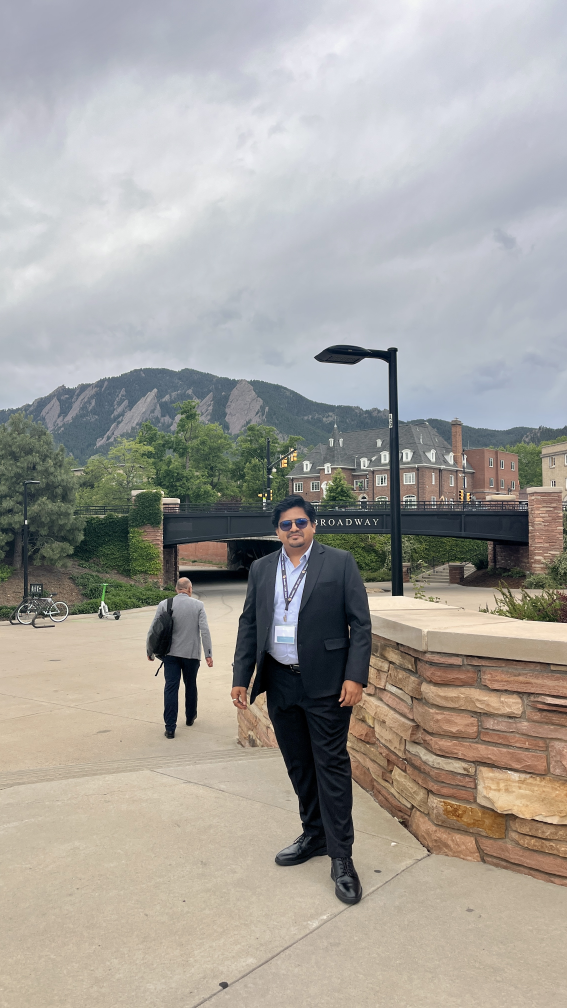
#> input picture img/people/profile.jpg, 2268 x 4032 px (shown at 1/4 size); the run also reads 1 picture not shown here
$ python optimize_site_assets.py
#> lines starting #> are read from the running program, lines starting #| are printed output that depends on the picture; pictures that were not available may be replaced by others from this repository, and a replacement may not be noted
from pathlib import Path

from PIL import Image, ImageOps


ROOT = Path(__file__).resolve().parents[1]
OUT = ROOT / "img" / "web"


def save_fit(source, name, size, centering=(0.5, 0.5), quality=80):
    image = Image.open(ROOT / source).convert("RGB")
    image = ImageOps.fit(image, size, method=Image.Resampling.LANCZOS, centering=centering)
    image.save(OUT / name, "WEBP", quality=quality, method=6)


def save_contained(source, name, max_size, quality=80):
    image = Image.open(ROOT / source).convert("RGB")
    image.thumbnail(max_size, Image.Resampling.LANCZOS)
    image.save(OUT / name, "WEBP", quality=quality, method=6)


def main():
    OUT.mkdir(parents=True, exist_ok=True)
    save_fit("img/people/profile.jpg", "divyesh-profile.webp", (720, 720), centering=(0.53, 0.66), quality=82)
#> in save_fit, image is the input picture: PIL image 2268x4032 RGB; mean R, G, B 164.4, 161.2, 155.9
#> in save_fit, `image = ImageOps.fit(image, size, method=Image.Resampling.LANCZOS, cen..`:
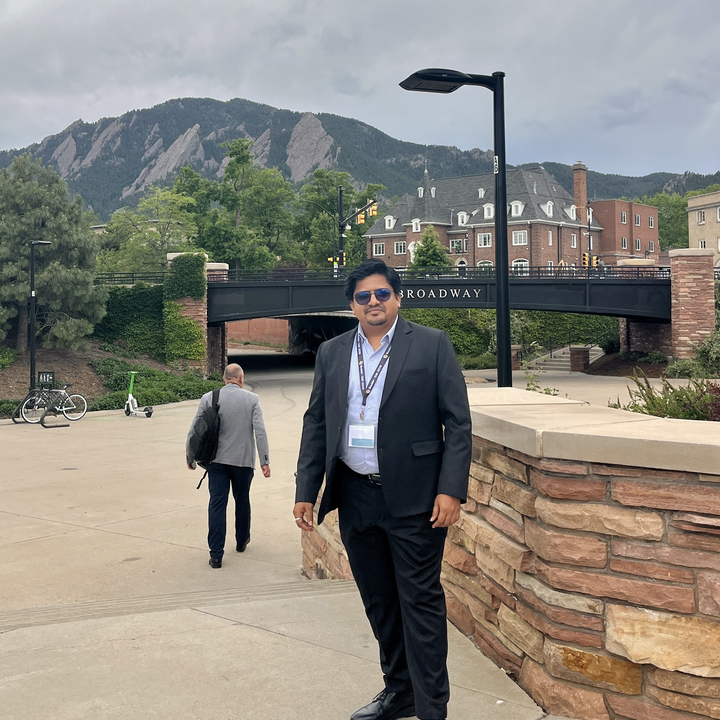
#> image: PIL image 720x720 RGB; mean R, G, B 137.2, 133.5, 125.2
    save_fit("img/people/drdivyesh.jpg", "phd-defense.webp", (1200, 760), centering=(0.56, 0.5), quality=80)
#> call 2 of save_fit, with source = 'img/people/drdivyesh.jpg', name = 'phd-defense.webp', size = (1200, 760), centering = (0.56, 0.5), quality = 80
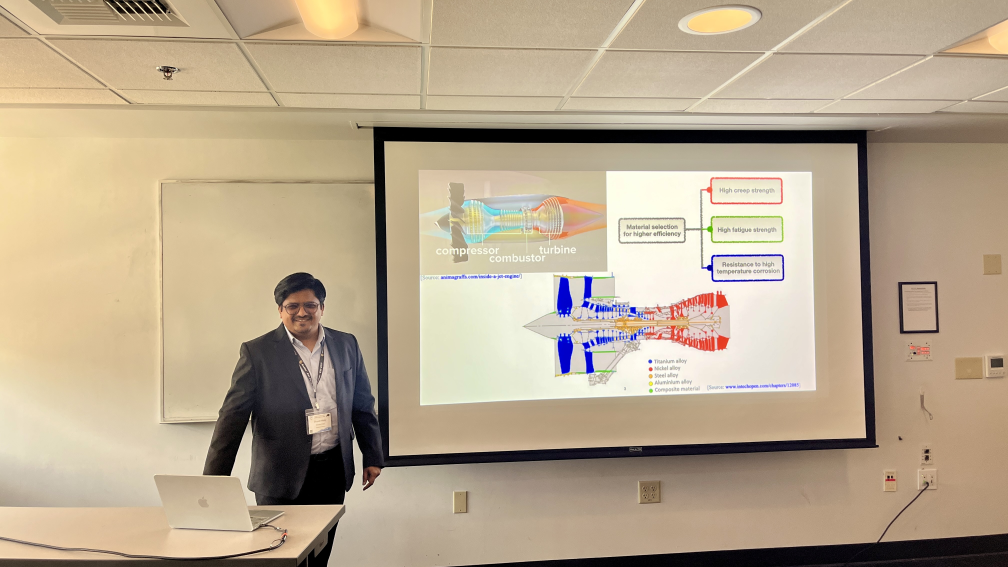
#> input picture Webpage_photos/EMI_presentation.jpg, 4032 x 2268 px, given in place of drdivyesh.jpg, which was not available (shown at 1/4 size)
#> in save_fit, image is the input picture: PIL image 4032x2268 RGB; mean R, G, B 184.1, 167.3, 142.6
#> in save_fit (call 2), `image = ImageOps.fit(image, size, method=Image.Resampling.LANCZOS, cen..`:
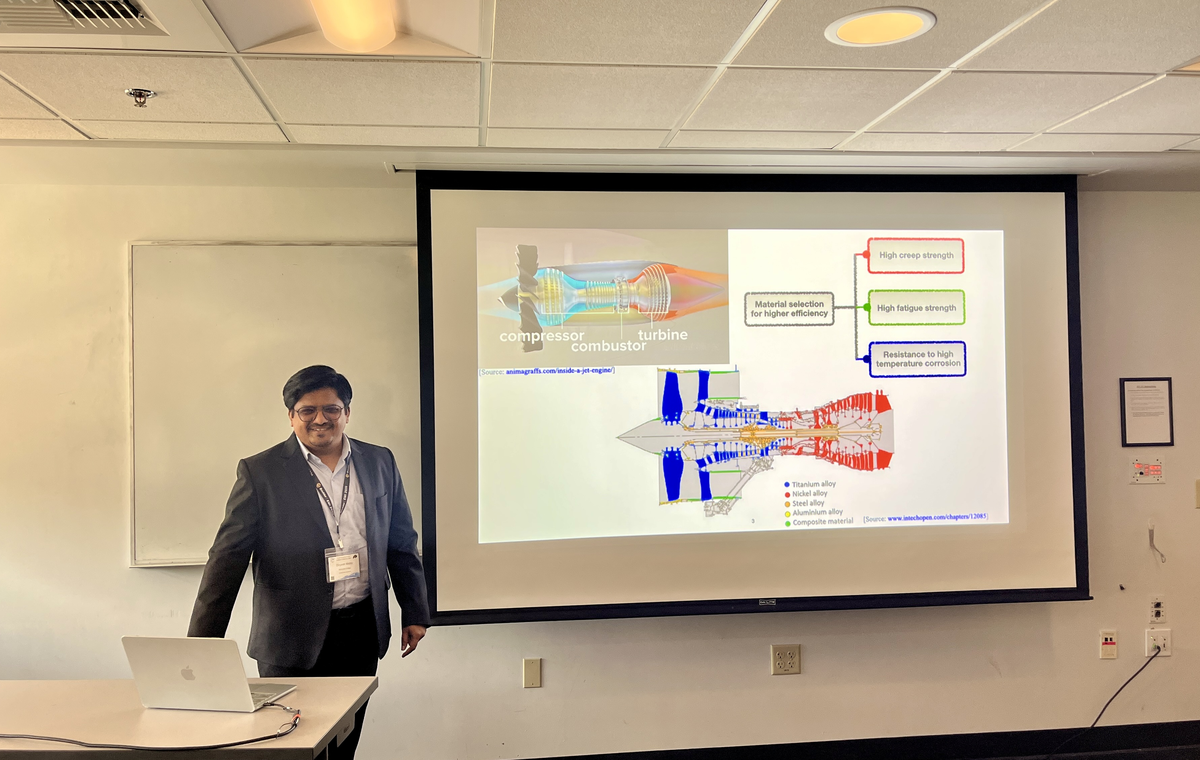
#> image: PIL image 1200x760 RGB; mean R, G, B 182, 166, 142.5
    save_fit("img/emi/photo1.jpg", "emi-presentation.webp", (960, 620), centering=(0.5, 0.5), quality=78)
#> call 3 of save_fit, with source = 'img/emi/photo1.jpg', name = 'emi-presentation.webp', size = (960, 620), centering = (0.5, 0.5), quality = 78
#> in save_fit (call 3), `image = ImageOps.fit(image, size, method=Image.Resampling.LANCZOS, cen..`:
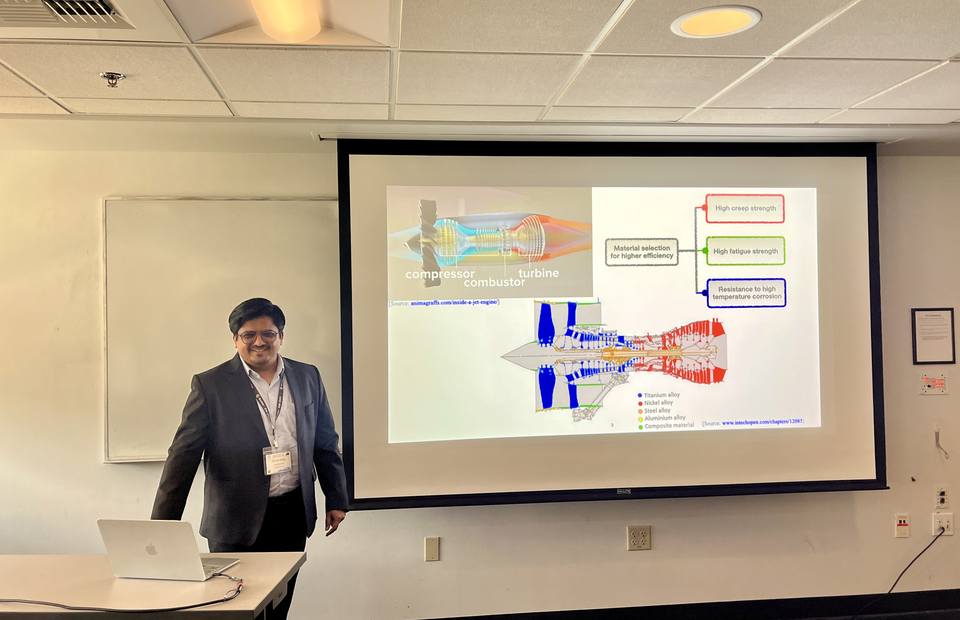
#> image: PIL image 960x620 RGB; mean R, G, B 182.1, 166.2, 142.8
    save_fit("img/emi/photo2.jpg", "emi-discussion.webp", (960, 620), centering=(0.5, 0.5), quality=78)
#> call 4 of save_fit, with source = 'img/emi/photo2.jpg', name = 'emi-discussion.webp', size = (960, 620), centering = (0.5, 0.5), quality = 78
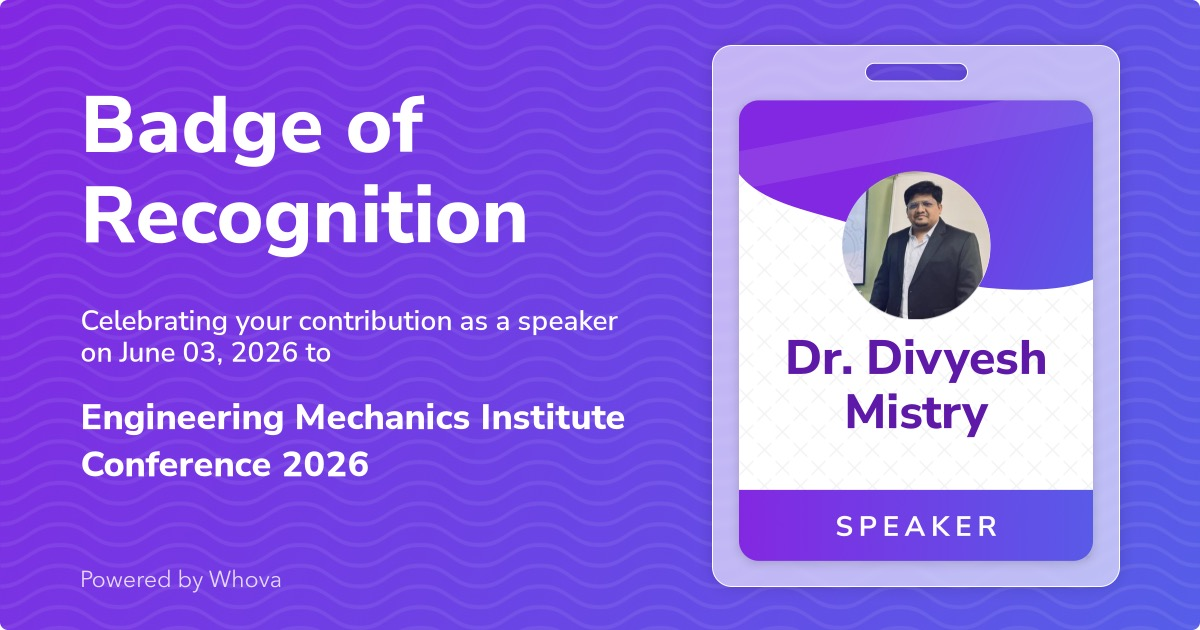
#> input picture Webpage_photos/bedge of emi.JPG, 1200 x 630 px, given in place of photo2.jpg, which was not available
#> in save_fit, image is the input picture: PIL image 1200x630 RGB; mean R, G, B 139.6, 101.6, 229.4
#> in save_fit (call 4), `image = ImageOps.fit(image, size, method=Image.Resampling.LANCZOS, cen..`:
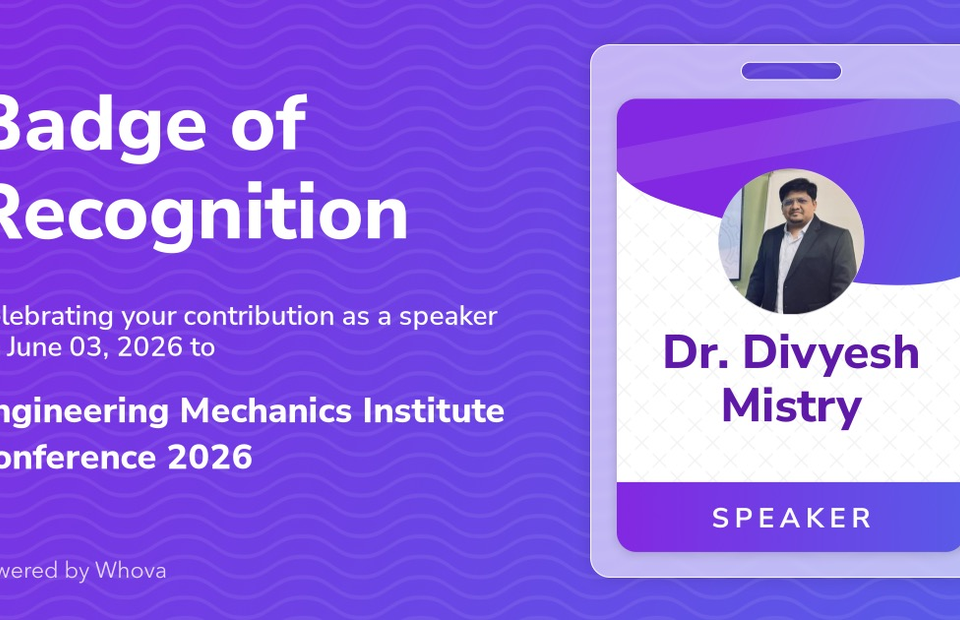
#> image: PIL image 960x620 RGB; mean R, G, B 143, 105.2, 229
    save_fit("img/emi/photo3.jpg", "emi-boulder.webp", (960, 620), centering=(0.5, 0.58), quality=78)
    save_contained("img/research_updates/asme-ppb-interaction-dark.jpg", "asme-ppb-interaction.webp", (1800, 900), quality=82)
    save_contained("img/research_updates/asme-ppb-schematic.jpg", "asme-ppb-schematic.webp", (1400, 900), quality=80)
    save_contained("img/research_updates/tungsten-ddd-evolution.jpg", "tungsten-ddd-evolution.webp", (1200, 1000), quality=80)
    save_contained("img/research_updates/tungsten-crack-tip-poster.jpg", "tungsten-crack-tip-poster.webp", (1024, 768), quality=80)
    save_contained("img/research_ds/gp_cube01.png", "gamma-prime-md.webp", (1000, 760), quality=80)


if __name__ == "__main__":
#> (the run stopped early here; a loop or call above may not have finished)
